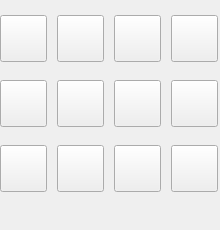
<?xml version="1.0" encoding="UTF-8"?>
<ui version="4.0">
 <class>ShoushiUIClass</class>
 <widget class="QWidget" name="ShoushiUIClass">
  <property name="geometry">
   <rect>
    <x>0</x>
    <y>0</y>
    <width>220</width>
    <height>230</height>
   </rect>
  </property>
  <property name="windowTitle">
   <string>Form</string>
  </property>
  <widget class="QWidget" name="shoushiWidget" native="true">
   <property name="geometry">
    <rect>
     <x>0</x>
     <y>0</y>
     <width>220</width>
     <height>230</height>
    </rect>
   </property>
   <widget class="QPushButton" name="shouYuanhuaBtn">
    <property name="geometry">
     <rect>
      <x>0</x>
      <y>15</y>
      <width>47</width>
      <height>47</height>
     </rect>
    </property>
    <property name="styleSheet">
     <string notr="true">background-image: url(:/beauty/beauty_original);</string>
    </property>
    <property name="text">
     <string/>
    </property>
   </widget>
   <widget class="QPushButton" name="shou1Btn">
    <property name="geometry">
     <rect>
      <x>57</x>
      <y>15</y>
      <width>47</width>
      <height>47</height>
     </rect>
    </property>
    <property name="styleSheet">
     <string notr="true">background-image: url(:/beauty/gesture_666);</string>
    </property>
    <property name="text">
     <string/>
    </property>
   </widget>
   <widget class="QPushButton" name="shou2Btn">
    <property name="geometry">
     <rect>
      <x>114</x>
      <y>15</y>
      <width>47</width>
      <height>47</height>
     </rect>
    </property>
    <property name="styleSheet">
     <string notr="true">background-image: url(:/beauty/gesture_baoquan);</string>
    </property>
    <property name="text">
     <string/>
    </property>
   </widget>
   <widget class="QPushButton" name="shou3Btn">
    <property name="geometry">
     <rect>
      <x>171</x>
      <y>15</y>
      <width>47</width>
      <height>47</height>
     </rect>
    </property>
    <property name="styleSheet">
     <string notr="true">background-image: url(:/beauty/gesture_heshi);</string>
    </property>
    <property name="text">
     <string/>
    </property>
   </widget>
   <widget class="QPushButton" name="shou7Btn">
    <property name="geometry">
     <rect>
      <x>171</x>
      <y>80</y>
      <width>47</width>
      <height>47</height>
     </rect>
    </property>
    <property name="styleSheet">
     <string notr="true">background-image: url(:/beauty/gesture_thumbsup);</string>
    </property>
    <property name="text">
     <string/>
    </property>
   </widget>
   <widget class="QPushButton" name="shou5Btn">
    <property name="geometry">
     <rect>
      <x>57</x>
      <y>80</y>
      <width>47</width>
      <height>47</height>
     </rect>
    </property>
    <property name="styleSheet">
     <string notr="true">background-image: url(:/beauty/gesture_onehandheart);</string>
    </property>
    <property name="text">
     <string/>
    </property>
   </widget>
   <widget class="QPushButton" name="shou4Btn">
    <property name="geometry">
     <rect>
      <x>0</x>
      <y>80</y>
      <width>47</width>
      <height>47</height>
     </rect>
    </property>
    <property name="styleSheet">
     <string notr="true">background-image: url(:/beauty/gesture_ok);</string>
    </property>
    <property name="text">
     <string/>
    </property>
   </widget>
   <widget class="QPushButton" name="shou6Btn">
    <property name="geometry">
     <rect>
      <x>114</x>
      <y>80</y>
      <width>47</width>
      <height>47</height>
     </rect>
    </property>
    <property name="styleSheet">
     <string notr="true">background-image: url(:/beauty/gesture_palm);</string>
    </property>
    <property name="text">
     <string/>
    </property>
   </widget>
   <widget class="QPushButton" name="shou8Btn">
    <property name="geometry">
     <rect>
      <x>0</x>
      <y>145</y>
      <width>47</width>
      <height>47</height>
     </rect>
    </property>
    <property name="styleSheet">
     <string notr="true">background-image: url(:/beauty/gesture_tuojv);</string>
    </property>
    <property name="text">
     <string/>
    </property>
   </widget>
   <widget class="QPushButton" name="shou11Btn">
    <property name="geometry">
     <rect>
      <x>171</x>
      <y>145</y>
      <width>47</width>
      <height>47</height>
     </rect>
    </property>
    <property name="styleSheet">
     <string notr="true">background-image: url(:/beauty/gesture_zhizhu);</string>
    </property>
    <property name="text">
     <string/>
    </property>
   </widget>
   <widget class="QPushButton" name="shou9Btn">
    <property name="geometry">
     <rect>
      <x>57</x>
      <y>145</y>
      <width>47</width>
      <height>47</height>
     </rect>
    </property>
    <property name="styleSheet">
     <string notr="true">background-image: url(:/beauty/gesture_twohandheart);</string>
    </property>
    <property name="text">
     <string/>
    </property>
   </widget>
   <widget class="QPushButton" name="shou10Btn">
    <property name="geometry">
     <rect>
      <x>114</x>
      <y>145</y>
      <width>47</width>
      <height>47</height>
     </rect>
    </property>
    <property name="styleSheet">
     <string notr="true">background-image: url(:/beauty/gesture_yeah);</string>
    </property>
    <property name="text">
     <string/>
    </property>
   </widget>
  </widget>
 </widget>
 <resources>
  <include location="../joy.qrc"/>
 </resources>
 <connections/>
</ui>
